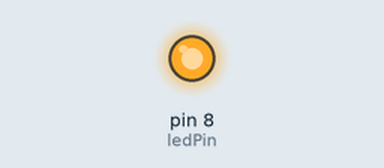
Recording of a sketch running on a simulated Arduino Uno, built with avr-gcc and run on an emulated ATmega328P. Parts: output pins drawn as LEDs (lit = HIGH).

Above: at 0.15 s.
At 5.6 s:
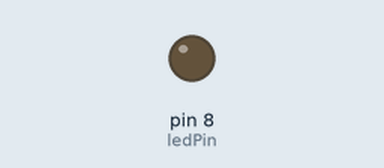
Timing chart, 0 to 8.8 s (numbered marks = the images above):
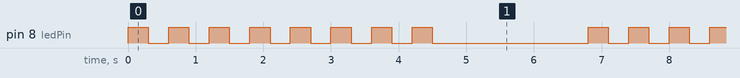

Measured:
- by itself, pin 8 (ledPin): repeats every 6.8 s: 7 × (LOW 0.30 s, HIGH 0.30 s), LOW 2.3 s, HIGH 0.30 s
- by itself, everything shown: repeats every 6.8 s, in 16 steps

The sketch:

sketch_feb15a.ino
```cpp
int ledPin = 8;
int continueLoop=1;
int i = 0;
void setup() {
  // put your setup code here, to run once:
  pinMode(ledPin, OUTPUT);
}

void loop() {
  // put your main code here, to run repeatedly:


  while(continueLoop == 1)
  {
    while(i<8)
    {
     i++;
     digitalWrite(8, HIGH);   // sets the LED on
     delay(300);                  // waits for a second
     digitalWrite(8, LOW);    // sets the LED off
     delay(300);                  // waits for a second
    }
   i=0;
   delay(2000);
  }

}
```
